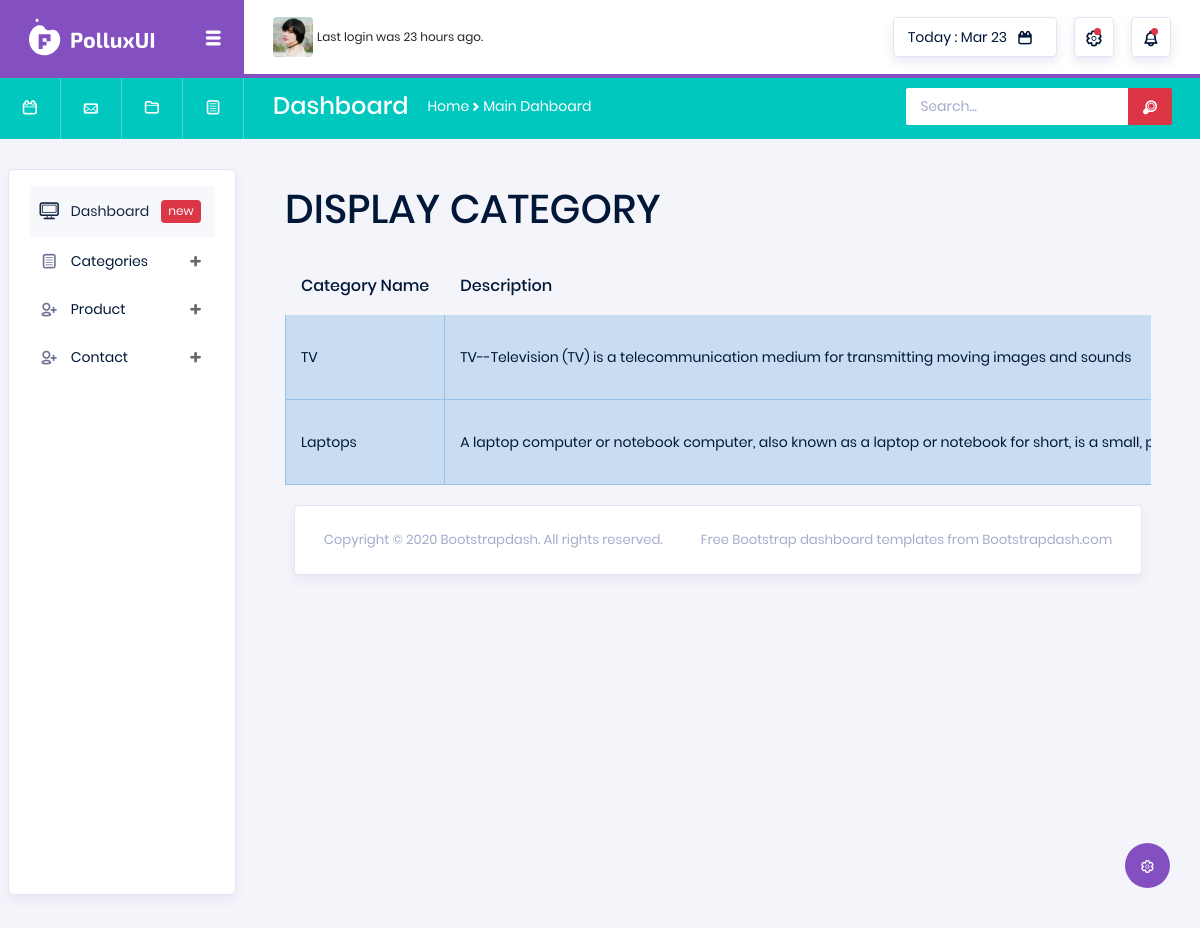
Screenshot of /shopsapp/dis/ with the database file from the repository.
### shopsapp/models.py (models this page shows)
class catdb(models.Model):
    CategoryName=models.CharField(max_length=20,null=True,blank=True)
    Description=models.CharField(max_length=20,null=True,blank=True)
    Image=models.ImageField(upload_to="dp",null=True,blank=True)

### shopsapp/views.py (the view)
# urls.py: path('dis/',views.dis,name="dis"),
def dis(req):
    cat=catdb.objects.all()
    return render(req,"displaycat.html",{'cat':cat})

### shopsapp/templates/displaycat.html (shortened to what this page needs)
<!DOCTYPE html>
{% extends 'index.html' %}
{% block content %}
<html lang="en">
<head>
</head>
<body>
<div class="card-body">
                  <h2 class="card-title">DISPLAY CATEGORY</h2>
                  <div class="table-responsive pt-3">
                    <table class="table table-bordered">
                      <thead>
                        <tr>
                          <th>
                            Category Name
                          </th>
                          <th>
                            Description
                          </th>
                        </tr>
                      </thead>
                      <tbody>
                      {% for i in cat %}
                        <tr class="table-info">
                          <td>
                            {{i.CategoryName}}
                          </td>
                          <td>
                             {{i.Description }}
                          </td>
                        </tr>
                      {% endfor %}
                      </tbody>
                    </table>
                  </div>
                </div>
</body>
</html>
{% endblock %}

### rows the page displays
catdb: CategoryName "TV", Description "TV--Television (TV) is a telecommunication medium for transmitting moving images and sounds"
catdb: CategoryName "Laptops", Description "A laptop computer or notebook computer, also known as a laptop or notebook for short, is a small,…"
